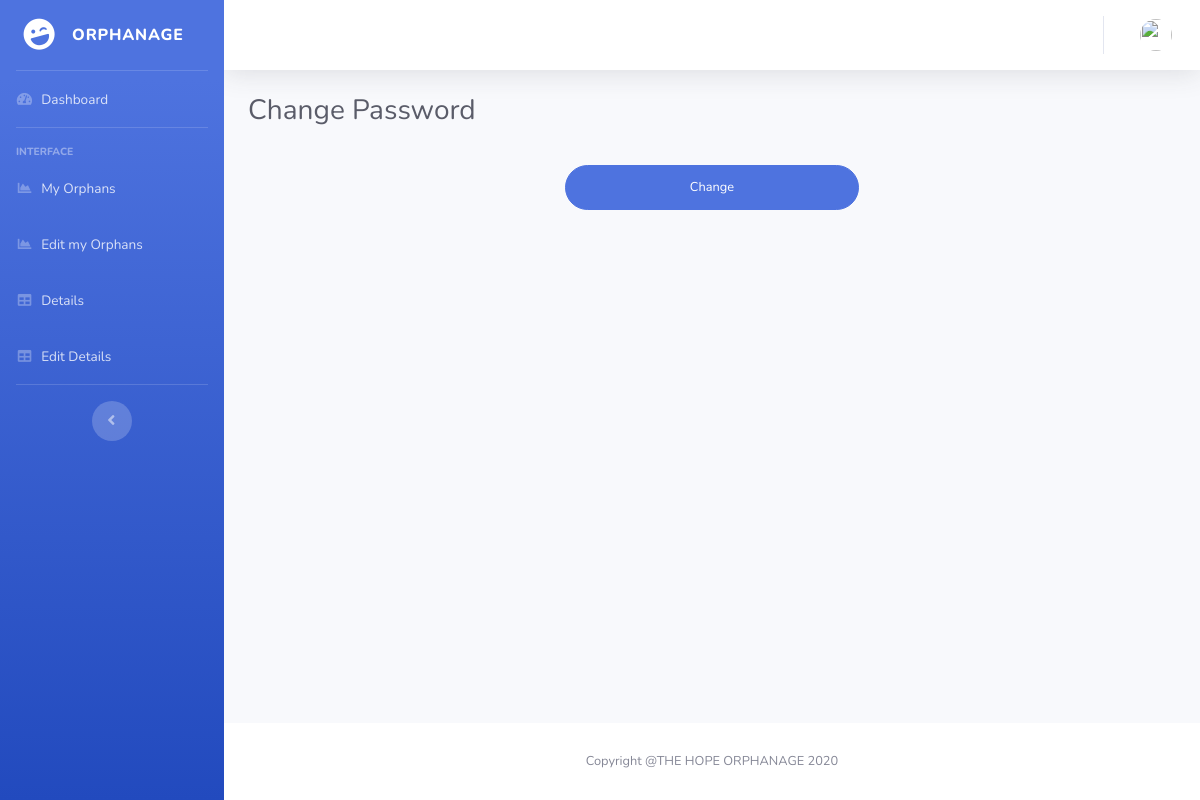
Before: /Orphanage-Record-Management-System-Project/erms/watchmen/watchmenchangepassword.php (signed in) with the older database file.
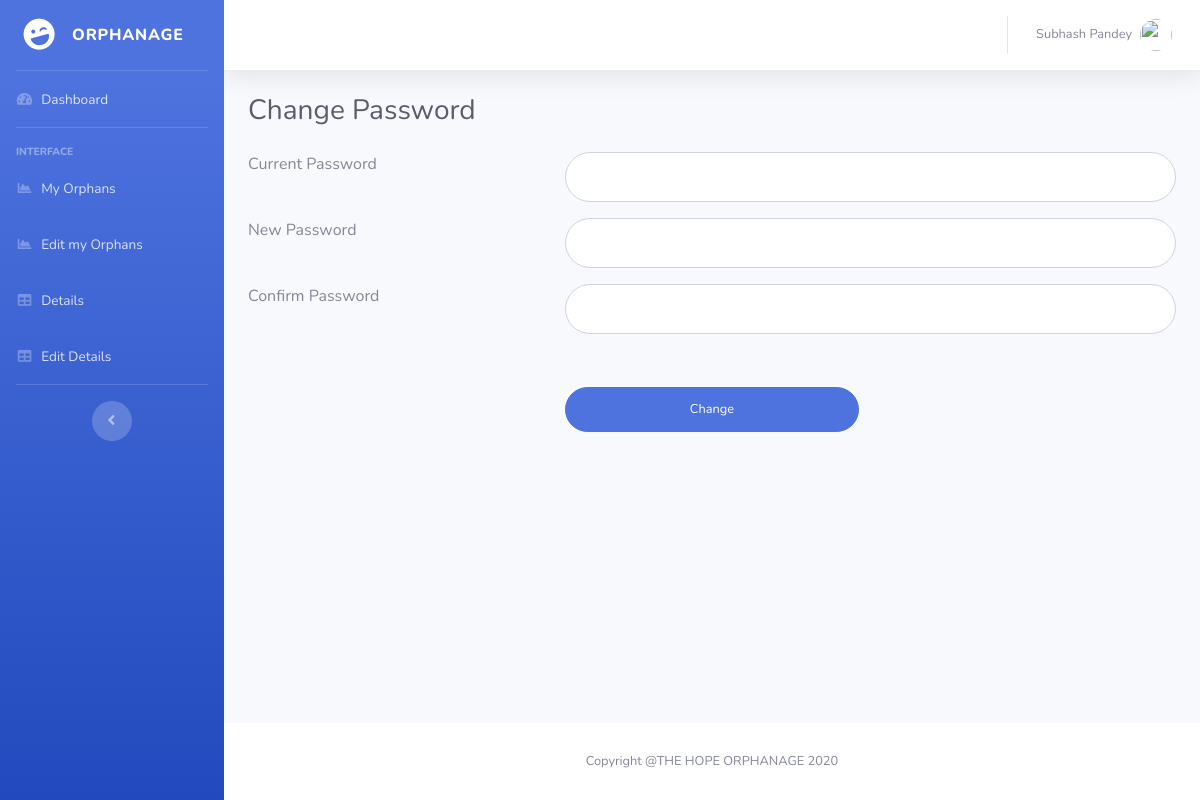
After: the same page with the newer database file.
### tables this page shows
CREATE TABLE `watchmen` (
  `ID` int(11) NOT NULL,
  `EmpFname` varchar(50) DEFAULT NULL,
  `EmpLName` varchar(50) NOT NULL,
  `EmpCode` varchar(50) DEFAULT NULL,
  `EmpDept` varchar(120) DEFAULT NULL,
  `EmpDesignation` varchar(120) DEFAULT NULL,
  `EmpContactNo` bigint(10) DEFAULT NULL,
  `EmpGender` enum('Male','Female') DEFAULT NULL,
  `EmpEmail` varchar(200) DEFAULT NULL,
  `EmpPassword` varchar(100) DEFAULT NULL,
  `EmpJoingdate` date DEFAULT NULL,
  `PostingDate` timestamp NOT NULL DEFAULT CURRENT_TIMESTAMP
);

### Orphanage-Record-Management-System-Project/erms/includes/watchmenheader.php (the view, shortened to what this page needs)
<nav class="navbar navbar-expand navbar-light bg-white topbar mb-4 static-top shadow">
<ul class="navbar-nav ml-auto">
  <li class="nav-item dropdown no-arrow">
    <a class="nav-link dropdown-toggle" href="#" id="userDropdown" role="button" data-toggle="dropdown" aria-haspopup="true" aria-expanded="false">
<?php
$empid=$_SESSION['uid'];
$ret=mysqli_query($con,"select EmpFname,EmpLname from watchmen where ID='$empid'");
$row=mysqli_fetch_array($ret);
$fname=$row['EmpFname'];
$lname=$row['EmpLname'];
?>
      <span class="mr-2 d-none d-lg-inline text-gray-600 small"><?php echo $fname." ".$lname; ?></span>
      <img class="img-profile rounded-circle" src="https://source.unsplash.com/QAB-WJcbgJk/60x60">
    </a>
  </li>
</ul>
</nav>

### Orphanage-Record-Management-System-Project/erms/watchmen/watchmenchangepassword.php (shortened to what this page needs)
<?php
include('../includes/dbconnection.php');
if (strlen($_SESSION['uid']==0)) {
  header('location:../logout.php');
  } else{
  ?>
<!DOCTYPE html>
<html lang="en">
<head>
  <link href="../vendor/fontawesome-free/css/all.min.css" rel="stylesheet" type="text/css">
  <link href="../css/sb-admin-2.min.css" rel="stylesheet">
</head>
<body id="page-top">
  <div id="wrapper">
  <?php include_once('../includes/watchmensidebar.php')?>
    <div id="content-wrapper" class="d-flex flex-column">
      <div id="content">
         <?php include_once('includes/watchmenheader.php')?>
        <div class="container-fluid">
          <h1 class="h3 mb-4 text-gray-800">Change Password</h1>
<form name="changepassword" class="user" method="post" onsubmit="return checkpass();">
  <?php
$cid=$_SESSION['uid'];
$ret=mysqli_query($con,"select * from watchmen where ID='$cid'");
while ($row=mysqli_fetch_array($ret)) {
?>
               <div class="row">
                <div class="col-4 mb-3">Current Password</div>
                   <div class="col-8 mb-3">   <input type="Password" class="form-control form-control-user" id="Password" name="currentpassword"  value="" required="true"></div>
                    </div>
                    <div class="row">
                      <div class="col-4 mb-3">New Password </div>
                     <div class="col-8 mb-3">  <input type="Password" class="form-control form-control-user" id="newpassword" name="newpassword"  value="" required="true"></div>
                     </div>
                    <div class="row">
                    <div class="col-4 mb-3">Confirm Password </div>
                    <div class="col-8 mb-3">
                      <input type="Password" class="form-control form-control-user" id="confirmpassword" name="confirmpassword"  value="" required="true"></div>
                    </div>
<?php } ?>
                    <div class="row" style="margin-top:4%">
                      <div class="col-4"></div>
                      <div class="col-4">
                      <input type="submit" name="submit"  value="Change" class="btn btn-primary btn-user btn-block">
                    </div>
                    </div>
                  </form>
        </div>
      </div>
   <?php include_once('../includes/footer.php');?>
    </div>
  </div>
</body>
</html>
<?php }  ?>

Changed rows visible on the page:
added watchmen: EmpFname "Subhash", EmpLName "Pandey"
